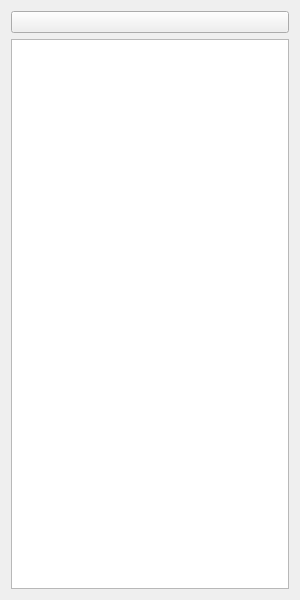
<?xml version="1.0" encoding="UTF-8"?>
<ui version="4.0">
 <class>Sider</class>
 <widget class="QWidget" name="Sider">
  <property name="geometry">
   <rect>
    <x>0</x>
    <y>0</y>
    <width>300</width>
    <height>600</height>
   </rect>
  </property>
  <property name="minimumSize">
   <size>
    <width>300</width>
    <height>600</height>
   </size>
  </property>
  <property name="maximumSize">
   <size>
    <width>300</width>
    <height>600</height>
   </size>
  </property>
  <property name="windowTitle">
   <string>Sider</string>
  </property>
  <layout class="QVBoxLayout" name="verticalLayout">
   <item>
    <layout class="QHBoxLayout" name="horizontalLayout">
     <item>
      <widget class="QPushButton" name="upper">
       <property name="text">
        <string/>
       </property>
      </widget>
     </item>
    </layout>
   </item>
   <item>
    <widget class="QTreeView" name="directory"/>
   </item>
  </layout>
 </widget>
 <resources/>
 <connections/>
</ui>
